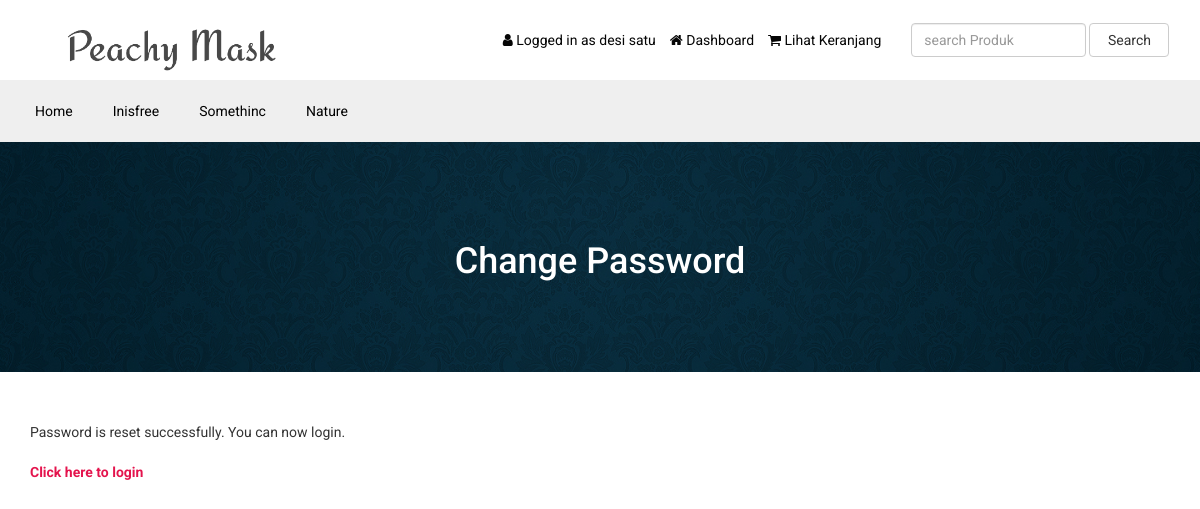
The app's page /masker/reset-password-success.php (signed in) with its own data.
### tables this page shows
CREATE TABLE `tbl_settings` (
  `id` int(11) NOT NULL,
  `logo` tinytext NOT NULL,
  `favicon` tinytext NOT NULL,
  `footer_about` text NOT NULL,
  `footer_copyright` text NOT NULL,
  `contact_address` text NOT NULL,
  `contact_email` tinytext NOT NULL,
  `contact_phone` tinytext NOT NULL,
  `contact_fax` tinytext NOT NULL,
  `contact_map_iframe` text NOT NULL,
  `receive_email` tinytext NOT NULL,
  `receive_email_subject` tinytext NOT NULL,
  `receive_email_thank_you_message` text NOT NULL,
  `forget_password_message` text NOT NULL,
  `total_recent_post_footer` int(10) NOT NULL,
  `total_popular_post_footer` int(10) NOT NULL,
  `total_recent_post_sidebar` int(11) NOT NULL,
  `total_popular_post_sidebar` int(11) NOT NULL,
  `total_featured_product_home` int(11) NOT NULL,
  `total_latest_product_home` int(11) NOT NULL,
  `total_popular_product_home` int(11) NOT NULL,
  `meta_title_home` text NOT NULL,
  `meta_keyword_home` text NOT NULL,
  `meta_description_home` text NOT NULL,
  `banner_login` tinytext NOT NULL,
  `banner_registration` tinytext NOT NULL,
  `banner_forget_password` tinytext NOT NULL,
  `banner_reset_password` tinytext NOT NULL,
  `banner_search` tinytext NOT NULL,
  `banner_cart` tinytext NOT NULL,
  `banner_checkout` tinytext NOT NULL,
  `banner_product_category` tinytext NOT NULL,
  `banner_blog` tinytext NOT NULL,
  `cta_title` tinytext NOT NULL,
  `cta_content` text NOT NULL,
  `cta_read_more_text` tinytext NOT NULL,
  `cta_read_more_url` tinytext NOT NULL,
  `cta_photo` tinytext NOT NULL,
  `featured_product_title` tinytext NOT NULL,
  `featured_product_subtitle` tinytext NOT NULL,
  `latest_product_title` tinytext NOT NULL,
  `latest_product_subtitle` tinytext NOT NULL,
  `popular_product_title` tinytext NOT NULL,
  `popular_product_subtitle` tinytext NOT NULL,
  `testimonial_title` tinytext NOT NULL,
  `testimonial_subtitle` tinytext NOT NULL,
  `testimonial_photo` tinytext NOT NULL,
  `blog_title` tinytext NOT NULL,
  `blog_subtitle` tinytext NOT NULL,
  `newsletter_text` text NOT NULL,
  `paypal_email` tinytext NOT NULL,
  `stripe_public_key` tinytext NOT NULL,
  `stripe_secret_key` tinytext NOT NULL,
  `bank_detail` text NOT NULL,
  `before_head` text NOT NULL,
  `before_body` text NOT NULL,
  `home_service_on_off` int(11) NOT NULL,
  `home_welcome_on_off` int(11) NOT NULL,
  `home_featured_product_on_off` int(11) NOT NULL,
  `home_latest_product_on_off` int(11) NOT NULL,
  `home_popular_product_on_off` int(11) NOT NULL,
  `home_testimonial_on_off` int(11) NOT NULL,
  `home_blog_on_off` int(11) NOT NULL,
  `newsletter_on_off` int(11) NOT NULL,
  `ads_above_welcome_on_off` int(1) NOT NULL,
  `ads_above_featured_product_on_off` int(1) NOT NULL,
  `ads_above_latest_product_on_off` int(1) NOT NULL,
  `ads_above_popular_product_on_off` int(1) NOT NULL,
  `ads_above_testimonial_on_off` int(1) NOT NULL,
  `ads_category_sidebar_on_off` int(1) NOT NULL
);

CREATE TABLE `tbl_top_category` (
  `tcat_id` int(11) NOT NULL,
  `tcat_name` tinytext NOT NULL,
  `show_on_menu` int(1) NOT NULL
);

### masker/reset-password-success.php (the view)
<?php require_once('header.php'); ?>
<?php
$statement = $pdo->prepare("SELECT * FROM tbl_settings WHERE id=1");
$statement->execute();
$result = $statement->fetchAll(PDO::FETCH_ASSOC);
foreach ($result as $row) {
    $banner_forget_password = $row['banner_forget_password'];
}
?>
<div class="page-banner" style="background-color:#444;background-image: url(assets/uploads/<?php echo $banner_forget_password; ?>);">
    <div class="inner">
        <h1><?php echo LANG_VALUE_149; ?></h1>
    </div>
</div>
<div class="page">
    <div class="container">
        <div class="row">
            <div class="col-md-12">
                <div class="user-content">
                    <?php echo LANG_VALUE_146; ?><br><br>
                    <a href="<?php echo BASE_URL; ?>login.php" style="color:#e4144d;font-weight:bold;"><?php echo LANG_VALUE_11; ?></a>
                </div>
            </div>
        </div>
    </div>
</div>
<?php require_once('footer.php'); ?>

### masker/header.php (shortened to what this page needs)
<?php
include("admin/inc/config.php");
$statement = $pdo->prepare("SELECT * FROM tbl_settings WHERE id=1");
$statement->execute();
$result = $statement->fetchAll(PDO::FETCH_ASSOC);
foreach ($result as $row)
{
	$logo = $row['logo'];
}
?>
<!DOCTYPE html>
<html lang="en">
<head>
	<link rel="stylesheet" href="assets/css/bootstrap.min.css">
	<link rel="stylesheet" href="assets/css/font-awesome.min.css">
	<link rel="stylesheet" href="assets/css/owl.carousel.min.css">
	<link rel="stylesheet" href="assets/css/owl.theme.default.min.css">
	<link rel="stylesheet" href="assets/css/jquery.bxslider.min.css">
    <link rel="stylesheet" href="assets/css/magnific-popup.css">
    <link rel="stylesheet" href="assets/css/rating.css">
	<link rel="stylesheet" href="assets/css/spacing.css">
	<link rel="stylesheet" href="assets/css/bootstrap-touch-slider.css">
	<link rel="stylesheet" href="assets/css/animate.min.css">
	<link rel="stylesheet" href="assets/css/tree-menu.css">
	<link rel="stylesheet" href="assets/css/select2.min.css">
	<link rel="stylesheet" href="assets/css/main.css">
	<link rel="stylesheet" href="assets/css/responsive.css">
</head>
<body>
<div class="header">
	<div class="container">
		<div class="row inner">
			<div class="col-md-4 logo">
				<a href="index.php"><img src="assets/uploads/<?php echo $logo; ?>" alt="logo image"></a>
			</div>
			<div class="col-md-5 right">
				<ul>
					<?php
					if(isset($_SESSION['customer'])) {
						?>
						<li><i class="fa fa-user"></i> <?php echo LANG_VALUE_13; ?> <?php echo $_SESSION['customer']['cust_name']; ?></li>
						<li><a href="dashboard.php"><i class="fa fa-home"></i> <?php echo LANG_VALUE_89; ?></a></li>
						<?php
					} else {
						?>
						<li><a href="login.php"><i class="fa fa-sign-in"></i> <?php echo LANG_VALUE_9; ?></a></li>
						<li><a href="registration.php"><i class="fa fa-user-plus"></i> <?php echo LANG_VALUE_15; ?></a></li>
						<?php
					}
					?>
					<li><a href="cart.php"><i class="fa fa-shopping-cart"></i> <?php echo LANG_VALUE_19; ?>
					</a></li>
				</ul>
			</div>
			<div class="col-md-3 search-area">
				<form class="navbar-form navbar-left" role="search" action="search-result.php" method="get">
					<div class="form-group">
						<input type="text" class="form-control search-top" placeholder="<?php echo LANG_VALUE_2; ?>" name="search_text">
					</div>
					<button type="submit" class="btn btn-default"><?php echo LANG_VALUE_3; ?></button>
				</form>
			</div>
		</div>
	</div>
</div>
<div class="nav">
	<div class="container">
		<div class="row">
			<div class="col-md-12 pl_0 pr_0">
				<div class="menu-container">
					<div class="menu">
						<ul>
							<li><a href="index.php">Home</a></li>
							<?php
							$statement = $pdo->prepare("SELECT * FROM tbl_top_category WHERE show_on_menu=1");
							$statement->execute();
							$result = $statement->fetchAll(PDO::FETCH_ASSOC);
							foreach ($result as $row) {
								?>
								<li><a href="product-category.php?id=<?php echo $row['tcat_id']; ?>&type=top-category"><?php echo $row['tcat_name']; ?></a>
								</li>
								<?php
							}
							?>
						</ul>
					</div>
				</div>
			</div>
		</div>
	</div>
</div>

### masker/assets/css/main.css (style rules this page uses)
* { margin: 0; padding: 0; }
body { font-family: 'Roboto', sans-serif; font-size: 14px; }
h1, h2, h3, h4, h5, h6 { font-family: 'Roboto', sans-serif; }
a { text-decoration: none; }
.header { width: 100%; height: auto; background: #fff; }
.header .inner { height: auto; display: table; }
.header .logo { float: none; display: table-cell; vertical-align: middle; }
.header .logo img { max-width: 100%; height: 80px; }
.header .navbar-form .form-control { width: 300px; }
.header .search-area { float: none; display: table-cell; vertical-align: middle; }
.header .search-area .form-group { width: calc(100% - 84px); }
.header .search-area button { width: 80px; }
.header .search-area form { width: 100%; }
.header .right { float: none; display: table-cell; vertical-align: middle; padding-right: 0; }
.header .right ul { float: right; margin-bottom: 0; }
.header .right ul li { list-style-type: none; float: left; margin-left: 14px; color: #050505; }
.header .right ul li a { color: #050505; }
.header .navbar-form .search-top { width: 100%; }
.nav { background: #EFEFEF; }
.menu-container { width: 100%; margin: 0 auto; background: #EFEFEF; }
.menu-dropdown-icon:before { content: "\f067"; font-family: "FontAwesome"; display: none; cursor: pointer; float: right; padding: 1.5em 2em; background: #fff; color: #333; }
.menu > ul { margin: 0 auto; width: 100%; list-style: none; padding: 0; position: relative; box-sizing: border-box; }
.menu > ul:before, .menu > ul:after { content: ""; display: table; }
.menu > ul:after { clear: both; }
.menu > ul > li { float: left; padding: 0; margin: 0; }
.menu > ul > li a { text-decoration: none; padding: 1.5em 20px; display: block; color: rgb(0, 0, 0); }
.page-banner { width: 100%; height: auto; background-repeat: no-repeat; background-position: center center; -webkit-background-size: cover; background-size: cover; position: relative; padding-top: 80px; padding-bottom: 80px; overflow: hidden; }
.page-banner h1 { color: #fff; text-align: center; z-index: 999; position: relative; }
.page { width: 100%; height: auto; padding-top: 50px; padding-bottom: 50px; }

### masker/assets/css/responsive.css (style rules this page uses)
@media only screen and (min-width: 992px) { .header .inner { width: 100%; } }
@media only screen and (min-width: 992px) { .header .search-area { padding-right: 0; } }
@media only screen and (min-width: 992px) { .header .search-area form { padding-right: 0; } }
@media only screen and (min-width: 992px) { .header .container { padding-right: 0; } }

### records on screen
tbl_settings: logo (picture), banner_forget_password (picture)
tbl_top_category: tcat_name "Inisfree"
tbl_top_category: tcat_name "Somethinc"
tbl_top_category: tcat_name "Nature"

### other values on screen
LANG_VALUE_13 "Logged in as"
$_SESSION['customer']['cust_name'] "desi satu"
LANG_VALUE_89 "Dashboard"
LANG_VALUE_19 "Lihat Keranjang"
LANG_VALUE_3 "Search"
LANG_VALUE_149 "Change Password"
LANG_VALUE_146 "Password is reset successfully. You can now login."
LANG_VALUE_11 "Click here to login"
